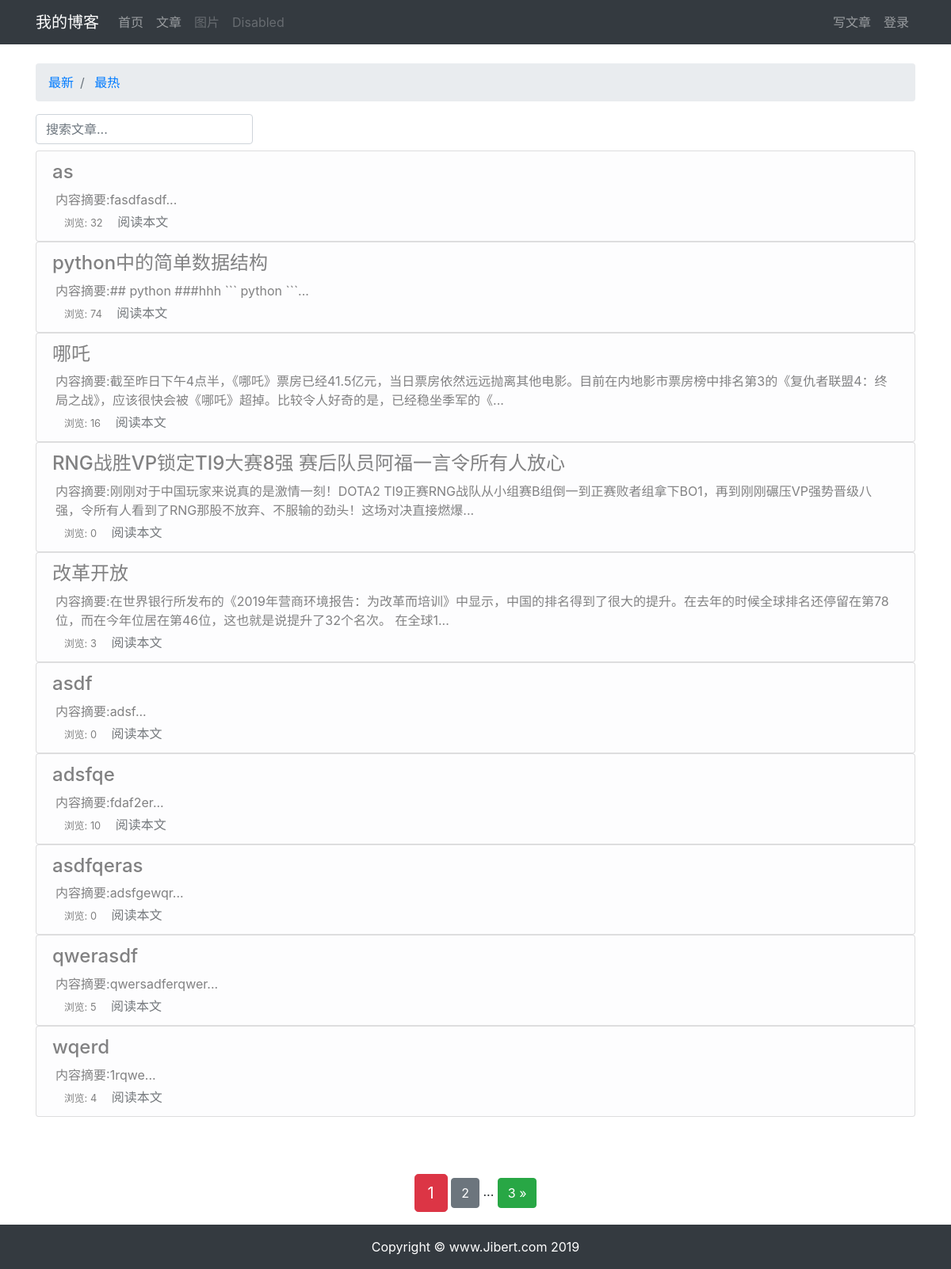
Before: /blog/article-list/ with the older database file.
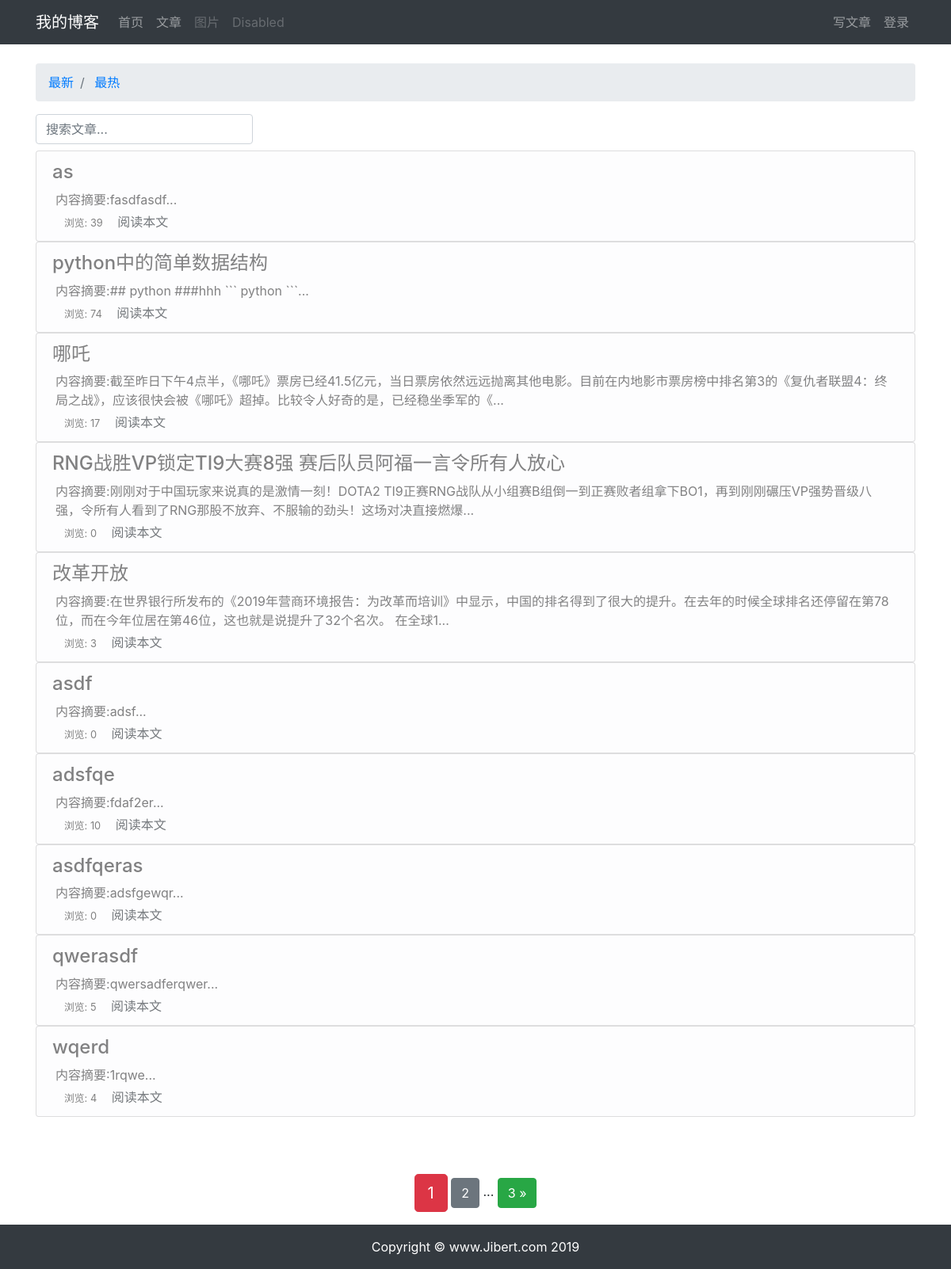
After: the same page with the newer database file.
### blog/models.py (models this page shows, shortened)
class ArticlePosts(models.Model):
    author = models.ForeignKey(User, on_delete=models.CASCADE, max_length=20)
    title = models.CharField(max_length=128)
    body = models.TextField()
    created_time = models.DateTimeField(default=timezone.now)
    updated_time = models.DateTimeField(auto_now=True)
    tags = models.CharField(max_length=20)
    total_views = models.PositiveIntegerField(default=0)
    class Meta:
        ordering = ('-created_time',)

### blog/views.py (the view)
# urls.py: path('article-list/', views.article_list, name='article_list'),
def article_list(request):
    search = request.GET.get('search')
    order = request.GET.get('order')
    if search:
        if order == 'total_views':
            article_list = ArticlePosts.objects.filter(
                Q(title__icontains=search) |
                Q(body__icontains=search)
            ).order_by('-total_views')
        else:
            article_list = ArticlePosts.objects.filter(
                Q(title__icontains=search) |
                Q(body__icontains=search)
            )
    else:
        search = ''
        if order == 'total_views':
            article_list = ArticlePosts.objects.all().order_by('-total_views')
        else:
            article_list = ArticlePosts.objects.all()
    paginator = Paginator(article_list, 10)
    page = request.GET.get('page')
    articles = paginator.get_page(page)
    context = {'articles': articles, 'order': order, 'search': search}
    return render(request, 'blog/list.html', context)

### templates/blog/list.html (shortened to what this page needs)
{% extends "base.html" %}
{% load static %}
{% block content %}
<br>
<div class='container'>
        <nav aria-label="breadcrumb">
        <ol class="breadcrumb">
            <li class="breadcrumb-item">
                <a href="{% url 'blog:article_list' %}?search={{ search }}">
                    最新
                </a>
            </li>
            <li class="breadcrumb-item">
                <a href="{% url 'blog:article_list' %}?order=total_views&search={{ search }}">
                    最热
                </a>
            </li>
        </ol>
        </nav>
        <div class="row">
            <div class="col-auto mr-auto">
                <form class="form-inline" >
                    <input type="text"
                        class="form-control mb-2 mr-sm-2"
                        name="search"
                        placeholder="搜索文章..."
                        required
                    >
                </form>
            </div>
        </div>
        {% for article in articles %}
            <div class="list-group">
                <li class="list-group-item list-group-item-action list-group-item-light">
                    <h4 class="mb-2">{{ article.title }}</h4>
                    <p class="m-1">内容摘要:{{ article.body|slice:'100' }}...</p>
                    <span>
                        <small class="col align-self-end" style="color: gray;">
                            浏览: {{ article.total_views }}
                        </small>
                    </span >
                        <a href="{%url 'blog:article_detail' article.id %}" style="color:#74787c">
                            阅读本文
                        </a>
                </li>
            </div>
        {% endfor %}
        <br><br><br>
        <div class="pagination row">
            <div class="m-auto">
                <span class="step-links">
                    <span class="current btn btn-danger btn-lg">
                        {{ articles.number }}
                    </span>
                    {% if articles.has_next %}
                        <a href="?page={{ articles.next_page_number }}&order={{ order }}}&search={{ search }}"
                           class="btn btn-secondary"
                        >
                            {{ articles.next_page_number }}
                        </a>
                        <span>...</span>
                        <a href="?page={{ articles.paginator.num_pages }}&order={{ order }}}&search={{ search }}"
                           class="btn btn-success"
                        >
                            {{ articles.paginator.num_pages }} &raquo;
                        </a>
                    {% endif %}
                </span>
            </div>
        </div>
    </div>
{% endblock %}

### templates/base.html (shortened to what this page needs)
{% load static %}
<!DOCTYPE html>
<html lang="zh-cn">
<head>
    <link rel="stylesheet" href="{% static 'bootstrap/css/bootstrap.css' %}">
</head>
<body>
    {% include 'header.html' %}
    {% block content %}{% endblock content %}
    {% include 'footer.html' %}
</body>
</html>

### templates/header.html
<nav class="navbar navbar-expand-lg navbar-dark bg-dark">
    <div class="container">
        <a class="navbar-brand" href="#">我的博客</a>
        <div class="collapse navbar-collapse " id="navbarNavAltMarkup">
            <ul class="navbar-nav mr-auto">
                <li class="nav-item"><a class="nav-link" href="#">首页</a> </li>
                <li class="nav-item"> <a class="nav-item nav-link" href="{% url 'blog:article_list' %}">文章</a></li>
                <li class="nav-item"><a class="nav-item nav-link disabled" href="#">图片</a></li>
                <li class="nav-item"><a class="nav-item nav-link disabled" href="#">Disabled</a></li>
            </ul>
            <div class="navbar-nav">
                <a class="nav-link" href="{% url 'blog:article_create' %}">写文章</a>
            </div>
            <div class="navbar-nav">
                    {% if user.is_authenticated %}
                        <li class="nav-item dropdown">
                            <a class="nav-link dropdown-toggle" href="#" id="navbarDropdown" role="button" data-toggle="dropdown" aria-haspopup="true" aria-expanded="false">
                              {{ user.username }}
                            </a>
                            <div class="dropdown-menu" aria-labelledby="navbarDropdown">
                                <a class="dropdown-item" href="{% url 'userprofile:logout' %}">退出登录</a>
                                <a class="dropdown-item" href="{% url 'userprofile:edit' user.id %}">个人信息</a>
                                <a class="dropdown-item" href="#">Something else here</a>
                            </div>
                        </li>
                    {% else %}
                        <li class="nav-item">
                            <a class="nav-link" href="{% url 'userprofile:login' %}">登录</a>
                        </li>
                    {% endif %}
            </div>
        </div>
    </div>
</nav>

### templates/footer.html (shortened to what this page needs)
{% load static %}
<div>
    <br><br><br>
</div>
<footer class="py-3 bg-dark fixed-bottom">
    <div class="container">
        <p class="m-0 text-center text-white">Copyright &copy; www.Jibert.com 2019</p>
    </div>
</footer>

Changed rows visible on the page:
changed ArticlePosts "as": total_views "32" → "39"
changed ArticlePosts "哪吒": total_views "16" → "17"
